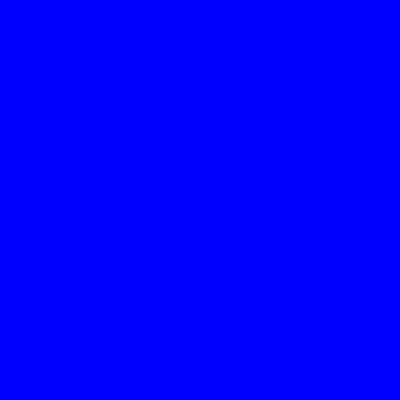
Frame 1 (no input)
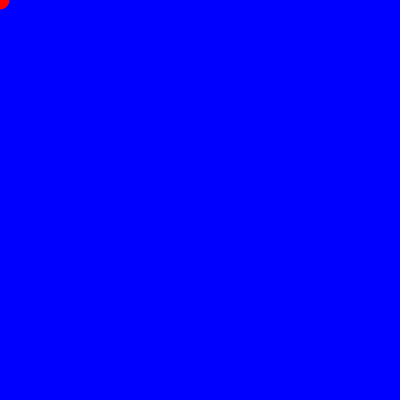
Frame 60 (no input)
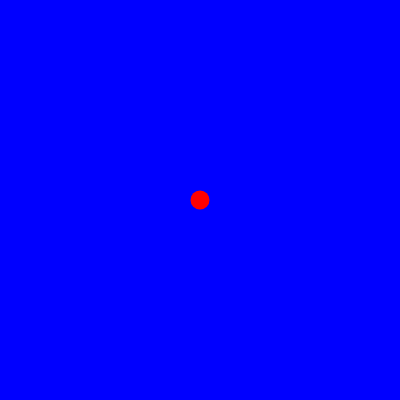
Frame 120 (the mouse pressed at the canvas centre since frame 60)

The p5.js sketch that drew these frames (run headless with seeded random() and noise() and a simulated clock; from frame 60 on, the mouse is pressed at the canvas centre):

// p5.js sketch
// ── sketch.js
var trail = [];

function setup() {
  createCanvas(400, 400);
  noStroke();
}

function draw() {
  background(0, 0, 255);

  // on garde les 20 dernieres positions de la souris
  trail.push({ x: mouseX, y: mouseY });
  if (trail.length > 20) {
    trail.shift();
  }

  // de plus en plus gros vers la tete
  fill(255, 0, 0);
  for (var i = 0; i < trail.length; i++) {
    circle(trail[i].x, trail[i].y, i);
  }
}
